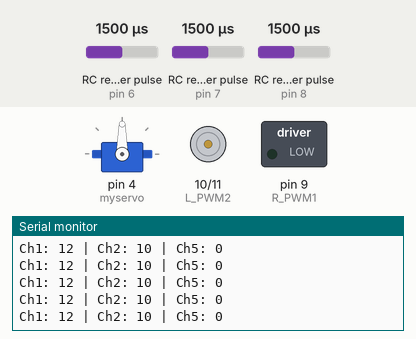
A sketch run on a simulated Arduino Uno, built with avr-gcc and run on an emulated ATmega328P. Shown: servo, motor-driver pin pairs drawn as motors (green arrow = first pin HIGH = forward, orange = second pin HIGH = backward, longer = more drive, scaled by the enable pin), switched loads named in the sketch (green lamp = pin HIGH), the last lines printed to the serial monitor. Wiring (inferred from the names in the program): 3 × RC receiver channel: data pin 6 / data pin 7 / data pin 8. The test bench sets the inputs (shaded band); at power-on: RC receiver pulse (sensors on pin 7, pin 6, pin 8) 1500 µs.

Above: at 1.2 s.
1.3 s: RC receiver pulse (sensor on pin 7) set to 1465 µs
At 1.37 s:
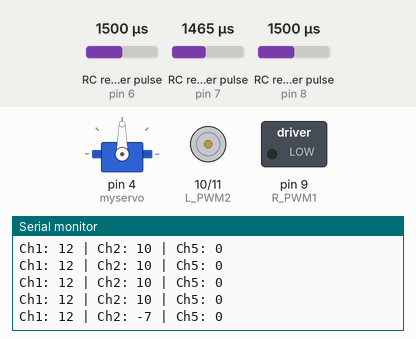
11.8 s: RC receiver pulse (sensor on pin 7) set to 1490 µs
At 11.81 s:
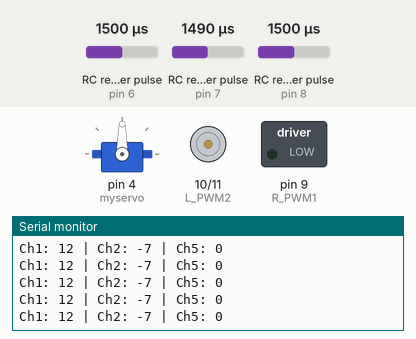
13.3 s: RC receiver pulse (sensor on pin 7) set to 1020 µs
At 13.37 s:
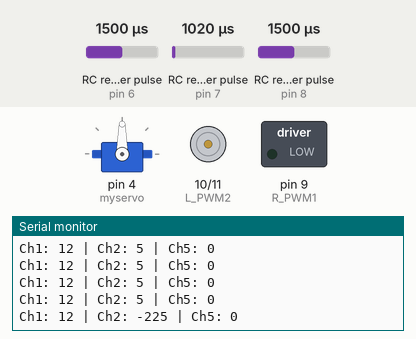
Timing chart, 0 to 15.8 s (numbered marks = the images above; inputs shaded):
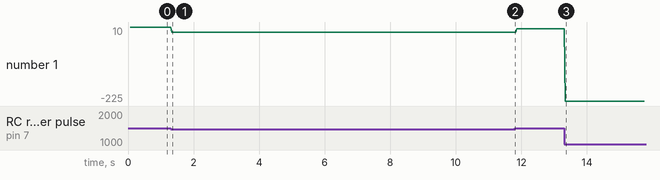

The sketch:

Robotics_Legacy_bot.ino
```cpp
#include<Servo.h>

int R_PWM1 = 9;
int L_PWM1 = 5;

int R_PWM2 = 11;
int L_PWM2 = 10;

int ch1 = 8;
int ch2 = 7;

int t = 100;

#define CH1 8
#define CH2 7
#define CH5 6

Servo myservo;

int n1,n2;

int ch1Value;
int ch2Value;
int ch5Value;

void setup() {
  Serial.begin(9600);
  myservo.attach(4);
  pinMode(R_PWM1,OUTPUT);
  pinMode(L_PWM1,OUTPUT);

  pinMode(L_PWM2,OUTPUT);
  pinMode(R_PWM2,OUTPUT);

  pinMode(CH1, INPUT);
  pinMode(CH2, INPUT);
  pinMode(CH5, INPUT);

}

int readChannel(int channelInput, int minLimit, int maxLimit, int defaultValue){
  int ch = pulseIn(channelInput, HIGH, 30000);
  if (ch < 100) return defaultValue;
  return map(ch, 1000, 2000, minLimit, maxLimit);
}

bool readSwitch(byte channelInput, bool defaultValue){
  int intDefaultValue = (defaultValue)? 100: 0;
  int ch = readChannel(channelInput, 0, 100, intDefaultValue);
  return (ch > 50);
}

void loop() {
    ch1Value = readChannel(CH1, -230, 255, 0);
    ch2Value = readChannel(CH2, -235, 255, 0);
    ch5Value = readSwitch(CH5, false);

    Serial.print("Ch1: ");
    Serial.print(ch1Value);
    Serial.print(" | Ch2: ");
    Serial.print(ch2Value);
    Serial.print(" | Ch5: ");
    Serial.println(ch5Value);

/*
    n1 = ch1Value + 10;
    n2 = ch2Value + 10;
*/
/*
    if(ch5Value == 1)
    {
      myservo.attach
      myservo.write(80);
    }
    else if(ch5Value == 0)
    {
      myservo.detach();
    }*/
/*
    if(ch1Value > 0)
    {
    if(ch1Value > 220)
        ch1Value = 255;
     analogWrite(9,ch1Value);
     analogWrite(5,0);
    }

    if(ch1Value < 0)
    {
      ch1Value = ch1Value*-1;
      if(ch1Value > 230)
        ch1Value = 255;
      analogWrite(9,0);
      analogWrite(5,ch1Value);
    }
*/

    if(ch2Value > 0)
    {
      //if(ch1Value > 230)
        //ch1Value = 255;
      analogWrite(10,0);
      analogWrite(11,230);
    }

    if(ch2Value < 0)
    {
      //ch2Value = ch2Value*-1;

      //if(ch2Value > 230)
        //ch2Value = 255;
      analogWrite(10,230);
      analogWrite(11,0);
    }

    /*
    if(Serial.available()>0)
    {
      char x = Serial.read();
      switch(x)
      {
        case 'w': forward();
        break;
        case 'a': left();
        break;
        case 'd': right();
        break;
        case 's': backward();
        break;
        case 'j': stop();
        break;
      }
    }*/

}

void forward()
{
  digitalWrite(R_PWM1,HIGH);
  digitalWrite(L_PWM1,LOW);
  delay(t);
  digitalWrite(R_PWM2,HIGH);
  digitalWrite(L_PWM2,LOW);
}

void backward()
{
  digitalWrite(R_PWM1,LOW);
  digitalWrite(L_PWM1,HIGH);
  delay(t);
  digitalWrite(R_PWM2,LOW);
  digitalWrite(L_PWM2,HIGH);
}

void left()
{
   digitalWrite(R_PWM2,LOW);
  digitalWrite(L_PWM2,HIGH);
  delay(t);
  digitalWrite(R_PWM1,HIGH);
  digitalWrite(L_PWM1,LOW);
}

void right()
{
  digitalWrite(R_PWM1,LOW);
  digitalWrite(L_PWM1,HIGH);
  delay(t);
  digitalWrite(R_PWM2,HIGH);
  digitalWrite(L_PWM2,LOW);
}


void stop()
{
  digitalWrite(R_PWM1,LOW);
  digitalWrite(L_PWM1,LOW);
  delay(t);
  digitalWrite(R_PWM2,LOW);
  digitalWrite(L_PWM2,LOW);
}

int customFunction(int inputValue) {
  if (inputValue == 0) {
    return 0;
  } else if (inputValue == 20) {
    return 40;
  } else if (inputValue == 30) {
    return 60;
  } else if (inputValue == 50) {
    return 80;
  } else if (inputValue == 80) {
    return 100;
  } else if (inputValue == 100) {
    return 120;
  } else {
    // Linear scaling for values in between
    if (inputValue > 0 && inputValue < 20) {
      return (2 * inputValue);
    } else if (inputValue > 20 && inputValue < 30) {
      return (2 * (inputValue - 20) + 40);
    } else if (inputValue > 30 && inputValue < 50) {
      return (4 * (inputValue - 30) + 60);
    } else if (inputValue > 50 && inputValue < 80) {
      return (2 * (inputValue - 50) + 80);
    } else if (inputValue > 80 && inputValue < 100) {
      return (2 * (inputValue - 80) + 100);
    } else {
      // For values greater than 100
      return inputValue;
    }
  }
}
```

Measured:
- after the input at 1.3 s, the serial monitor: prints a new line at once (image 1)
- after the input at 13.3 s, the serial monitor: prints a new line at once (image 3)
- plotted number 1: 10 → -7 after the input at 1.3 s, 5 → -225 after the input at 13.3 s
